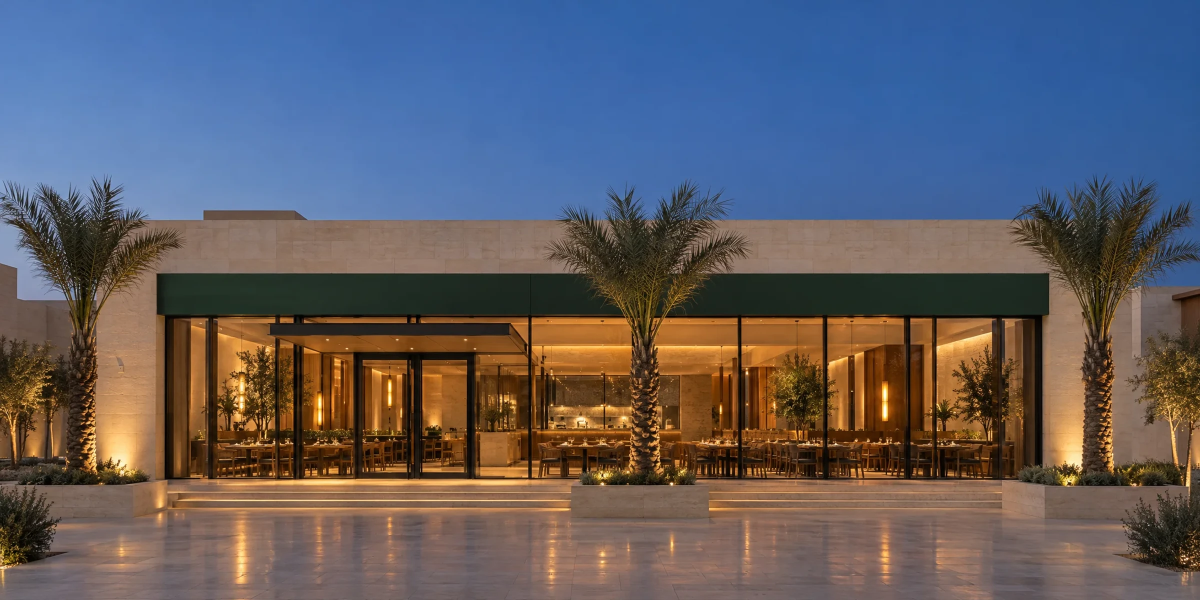
#> input picture src/assets/site/hero.webp, 2400 x 1200 px (shown at 1/2 size); its folder holds 4 pictures in this run
$ python responsive-images.py
#> lines starting #> are read from the running program, lines starting #| are printed output that depends on the picture
"""Smaller copies of the home page's pictures, for srcset.

Run after a picture in src/assets/site/ is replaced:  python scripts/responsive-images.py

For each picture listed below it writes src/assets/site/sized/<name>-<width>.webp at the widths that are
smaller than the original (the original itself is the largest candidate). Same crop and aspect ratio,
Lanczos resampling, WebP at quality 85 (method 6), the colour profile kept. src/screens/landing/images.ts
finds the files by name, so nothing else needs editing.
"""

from pathlib import Path

from PIL import Image

ROOT = Path(__file__).resolve().parent.parent
SOURCE = ROOT / "src" / "assets" / "site"
OUTPUT = SOURCE / "sized"
WIDTHS = (800, 1200, 1600)
QUALITY = 85
PICTURES = (
    "hero",
    "plan-desk",
    "laptop-model",
    "report-desk",
    "story-1",
    "story-2",
    "story-3",
    "story-4",
    "twin",
    "about",
)


def main() -> None:
    OUTPUT.mkdir(exist_ok=True)
    for stale in OUTPUT.glob("*.webp"):
        stale.unlink()
    for name in PICTURES:
        with Image.open(SOURCE / f"{name}.webp") as image:
#> image is the input picture: PIL image 2400x1200 RGB; mean R, G, B 95.6, 93.1, 100.2
            image.load()
            width, height = image.size
#> width = 2400; height = 1200
            profile = image.info.get("icc_profile")
            rgb = image.convert("RGB")
            for target in WIDTHS:
                if target >= width:
                    continue
                size = (target, round(height * target / width))
                copy = rgb.resize(size, Image.Resampling.LANCZOS)
                path = OUTPUT / f"{name}-{target}.webp"
                options = {"quality": QUALITY, "method": 6}
                if profile:
                    options["icc_profile"] = profile
                copy.save(path, "WEBP", **options)
                print(f"{path.relative_to(ROOT)}  {size[0]}x{size[1]}  {path.stat().st_size // 1024} kB")
#> this loop made 3 passes
#> pass 1, in main, `copy = rgb.resize(size, Image.Resampling.LANCZOS)`:
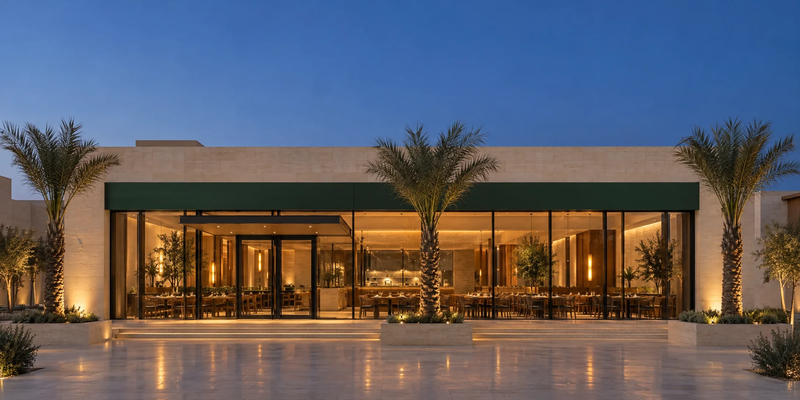
#> copy: PIL image 800x400 RGB; mean R, G, B 95.6, 93.1, 100.3


if __name__ == "__main__":
#> (the run stopped early here; a loop or call above may not have finished)
